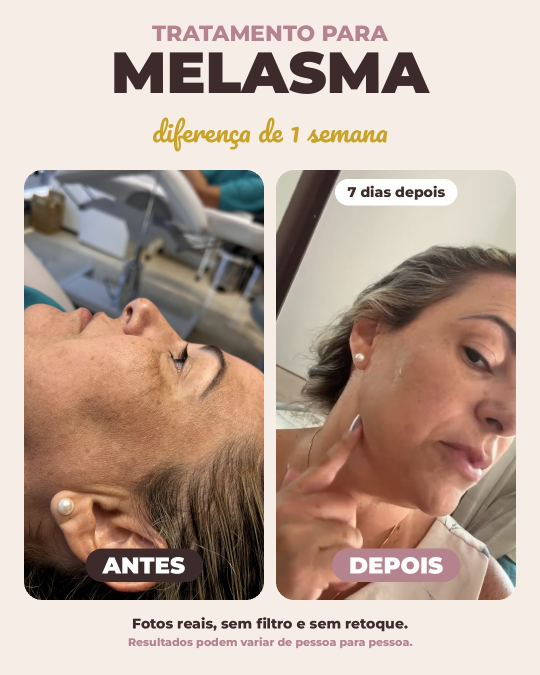
#> input picture antes-depois-melasma/post_feed_antes_depois.jpg, 1080 x 1350 px, given in place of logo_circle.png, which was not available (shown at 1/2 size)
$ python render.py ../../antes-depois-melasma/post_feed_antes_depois.jpg 5
#> lines starting #> are read from the running program, lines starting #| are printed output that depends on the picture; pictures that were not available may be replaced by others from this repository, and a replacement may not be noted
"""Motion video renderer: LÍDERES DO BRASIL × ADRIANO AMARAL (1080x1920, 30fps).

usage: python3 render.py <chunk_index> <n_chunks>   -> out/chunk_XX.mp4
       python3 render.py still <t> [t ...]           -> out/still_<t>.png
"""
import os, sys, math, subprocess, functools, json
import numpy as np
from PIL import Image, ImageDraw, ImageFont, ImageFilter

S = os.path.dirname(os.path.abspath(__file__))
W, H, FPS = 1080, 1920, 30
DUR = 118.5

WHITE = (255, 255, 255)
INDIGO = (66, 75, 149)
ACCENT = (110, 128, 255)
SOFT = (190, 198, 255)
NAVY = (7, 9, 26)

FD = '/usr/share/fonts/opentype/inter/InterDisplay-'


# ----------------------------------------------------------------- helpers
def clamp(x, a=0.0, b=1.0):
    return a if x < a else b if x > b else x

def eo(p):  # ease out cubic
    p = clamp(p); return 1 - (1 - p) ** 3

def ei(p):
    p = clamp(p); return p ** 3

def eio(p):
    p = clamp(p); return 4 * p ** 3 if p < .5 else 1 - (-2 * p + 2) ** 3 / 2

def eback(p):
    p = clamp(p); c1 = 1.70158; c3 = c1 + 1
    return 1 + c3 * (p - 1) ** 3 + c1 * (p - 1) ** 2

def lerp(a, b, p):
    return a + (b - a) * p

@functools.lru_cache(None)
def font(weight, size):
    return ImageFont.truetype(FD + weight + '.otf', int(size))

PAD = 26

# [87 lines left out: functions text_img, fit, alpha_img, put, reveal, pop, not called in this run]

def fade_in_out(t, t0, t1, din=0.4, dout=0.35):
    if t < t0 or t > t1 + dout: return 0.0
    return min(clamp((t - t0) / din), 1 - clamp((t - t1) / dout))

# [31 lines left out: functions hbar, rrect, pill, dots, not called in this run]


# ----------------------------------------------------------------- assets
LOGO = Image.open(os.path.join(S, 'assets/logo_circle.png')).convert('RGBA')
SYMBOL = Image.open(os.path.join(S, 'assets/logo_symbol.png')).convert('RGBA')
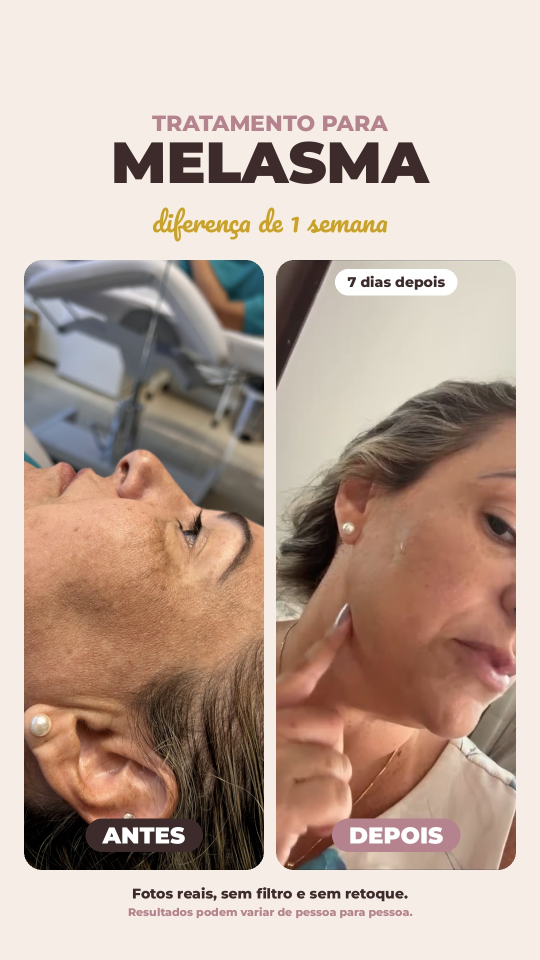
#> input picture antes-depois-melasma/stories_antes_depois.jpg, 1080 x 1920 px, given in place of logo_symbol.png, which was not available (shown at 1/2 size)

# [4 lines left out: function logo_sized, not called in this run]

def make_vignette():
    yy, xx = np.mgrid[0:H, 0:W].astype(np.float32)
    nx, ny = (xx - W / 2) / (W / 2), (yy - H / 2) / (H / 2)
    r = np.sqrt(nx ** 2 * 0.9 + ny ** 2 * 0.55)
    v = 1 - 0.55 * np.clip(r - 0.45, 0, 1) ** 1.6
    top = np.clip(1 - (yy / 420), 0, 1) ** 2 * 0.45
    bot = np.clip((yy - 1450) / 470, 0, 1) ** 1.5 * 0.55
    v = v * (1 - top) * (1 - bot)
    return Image.fromarray((np.clip(v, 0, 1) * 255).astype(np.uint8), 'L')
VIG = make_vignette()
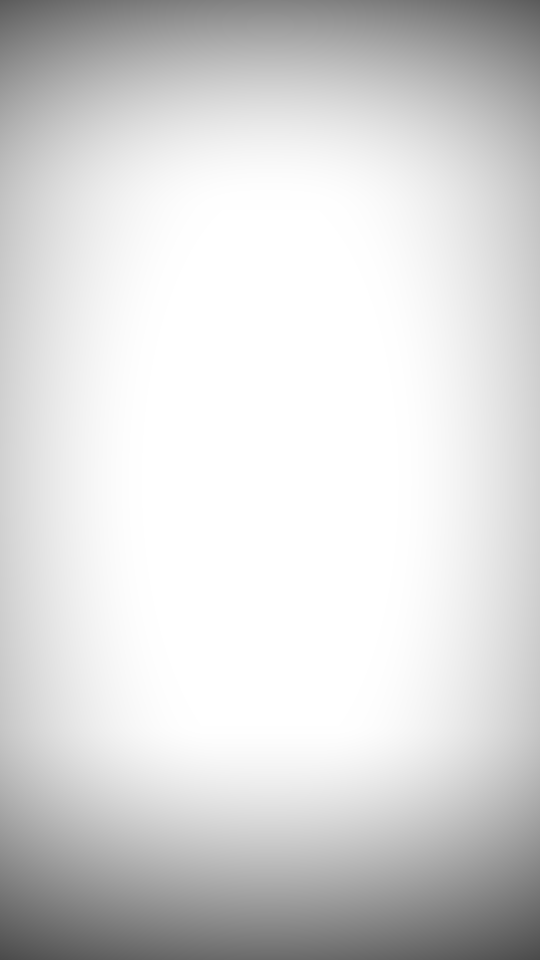
#> VIG: PIL image 1080x1920 L (shown at 1/2 size); min 74, max 255, mean 216.9
BLACK = Image.new('RGB', (W, H), (0, 0, 0))
#> BLACK: PIL image 1080x1920 RGB; every value is 0

def make_grid():
    im = Image.new('RGBA', (W, H + 90), (0, 0, 0, 0))
#> im: PIL image 1080x2010 RGBA; every value is 0
    d = ImageDraw.Draw(im)
    for x in range(0, W + 1, 90):
        d.line((x, 0, x, H + 90), fill=(140, 155, 255, 26), width=1)
    for y in range(0, H + 90, 90):
        d.line((0, y, W, y), fill=(140, 155, 255, 26), width=1)
    for x in range(0, W + 1, 90):
        for y in range(0, H + 90, 90):
            d.ellipse((x - 2, y - 2, x + 2, y + 2), fill=(170, 180, 255, 70))
    return im
GRID = make_grid()
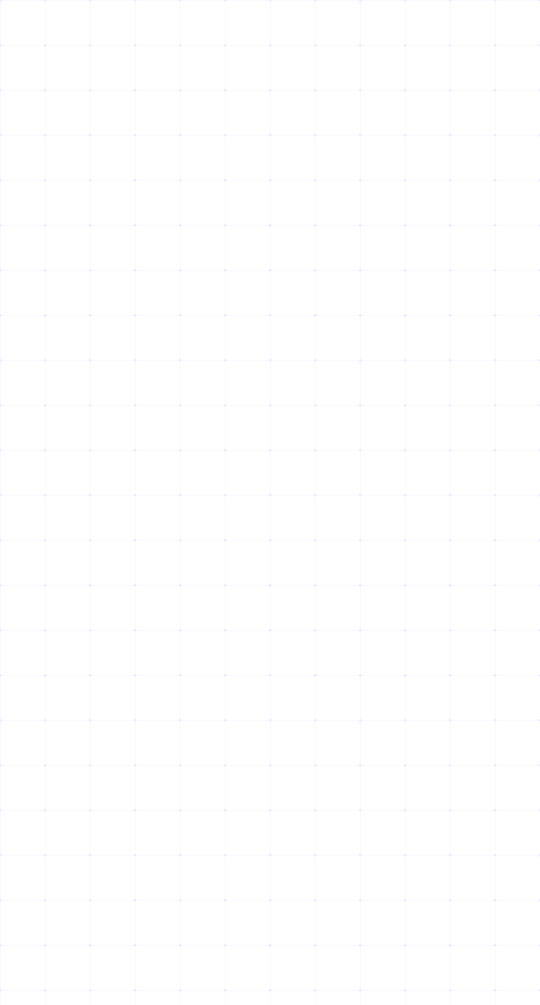
#> GRID: PIL image 1080x2010 RGBA (shown at 1/2 size); mean R, G, B, A 3.4, 3.8, 6.1, 0.7; transparent parts drawn white

def make_final_bg():
    yy, xx = np.mgrid[0:H, 0:W].astype(np.float32)
    d = np.sqrt(((xx - W / 2) / W) ** 2 + ((yy - 680) / H) ** 2)
    g = np.clip(1 - d * 1.9, 0, 1) ** 1.8
    base = np.array(NAVY, np.float32)
    glow = np.array((52, 62, 150), np.float32)
    img = base[None, None, :] * (1 - g[..., None]) + glow[None, None, :] * g[..., None]
    return Image.fromarray(img.clip(0, 255).astype(np.uint8), 'RGB')
FINAL_BG = make_final_bg()
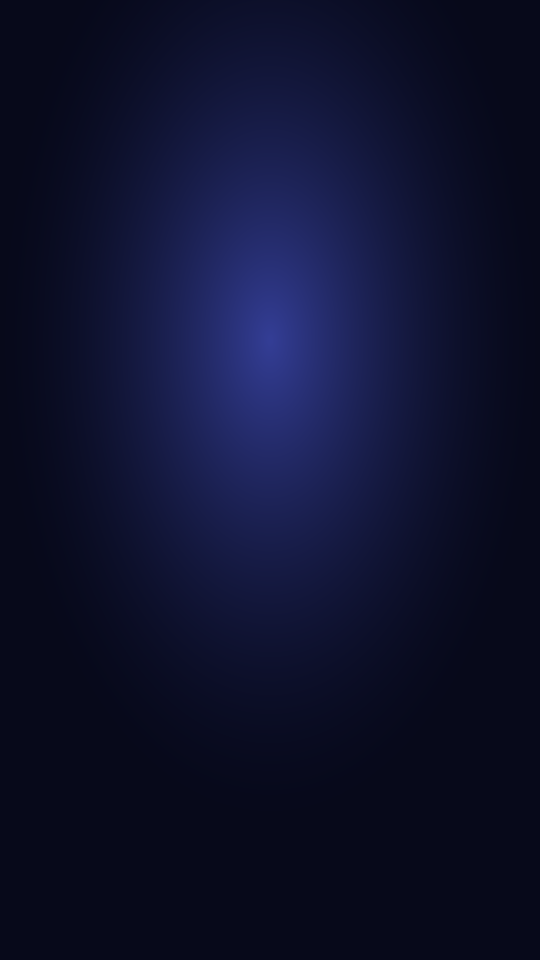
#> FINAL_BG: PIL image 1080x1920 RGB (shown at 1/2 size); mean R, G, B 13.9, 17.2, 45.5

def make_rings():
    im = Image.new('RGBA', (1400, 1400), (0, 0, 0, 0))
#> im: PIL image 1400x1400 RGBA; every value is 0
    d = ImageDraw.Draw(im)
    d.ellipse((2, 2, 1397, 1397), outline=(140, 155, 255, 255), width=4)
    return im
RING = make_rings()
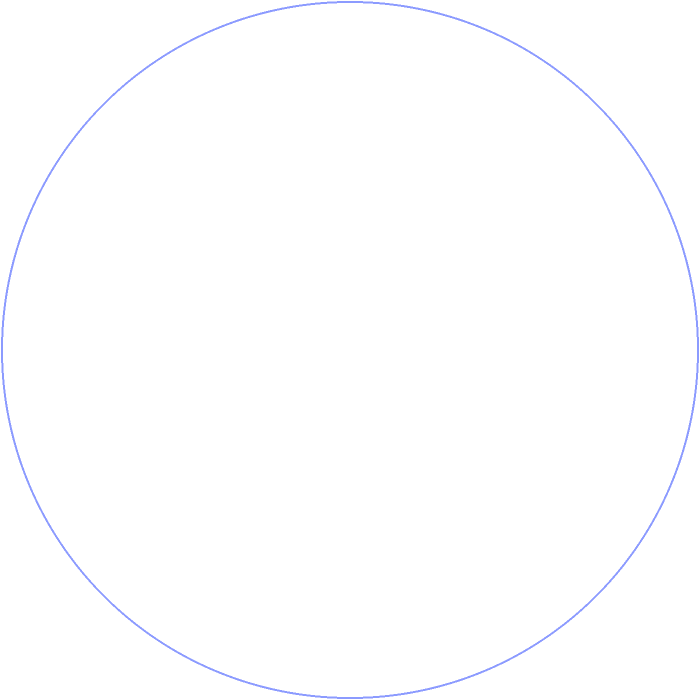
#> RING: PIL image 1400x1400 RGBA (shown at 1/2 size); mean R, G, B, A 1.2, 1.4, 2.2, 2.2; transparent parts drawn white

# [18 lines left out: functions glow_disc, grade_lut, not called in this run]

@functools.lru_cache(128)
def lut_for(dim_q):
    return grade_lut(dim_q / 100)


# ----------------------------------------------------------------- sources
class Reader:
    # [17 lines left out: functions __init__, get, not called in this run]

    def close(self):
        try: self.proc.kill()
        except Exception: pass


# [7 lines left out: function kb_frame, not called in this run]


# ----------------------------------------------------------------- timeline (edit seconds)
def L(clip, ss, sp, z=(1.0, 1.08), px=(0, 0), py=(0, 0)):
    return dict(clip=clip, ss=ss, sp=sp, z=z, px=px, py=py)

SEGS = [
    # S1 — abertura
    dict(t0=0.00, t1=3.90, l=L('7772', 0.2, 0.75, (1.14, 1.0), (0.2, -0.1)), dim=0.6, fadein=0.9, flash=False),
    dict(t0=3.90, t1=5.90, l=L('7769', 0.5, 0.8, (1.0, 1.1), (0, 0), (-0.3, -0.3)), dim=0.72),
    dict(t0=5.90, t1=8.20, l=L('7768', 2.0, 0.8, (1.12, 1.0), (0.1, 0.1), (-0.3, -0.3)), dim=0.72),
    dict(t0=8.20, t1=11.05, l=L('7769', 5.0, 0.8, (1.0, 1.1), (0, 0), (-0.3, -0.3)), dim=0.8),
    # S2 — apresentação
    dict(t0=11.05, t1=13.50, l=L('7772', 6.0, 0.75, (1.32, 1.2), (0.55, 0.5), (0.2, 0.15)), dim=0.82),
    dict(t0=13.50, t1=15.60, l=L('7771', 2.5, 0.8, (1.06, 1.16), (0, 0), (-0.2, -0.25)), dim=0.82),
    dict(t0=15.60, t1=19.75, split=(L('7772_2', 1.6, 0.6, (1.0, 1.08)), L('7771', 5.0, 0.6, (1.0, 1.08))),
         fy=(900, 790), dim=0.8),
    # S3 — estrutura
    dict(t0=19.75, t1=22.50, l=L('7774', 0.0, 0.85, (1.0, 1.12), (0.25, 0.25), (-0.1, -0.1)), dim=0.55, blur=2),
    dict(t0=22.50, t1=29.20, l=L('7774', 2.6, 0.49, (1.05, 1.28), (0, 0), (-0.05, -0.05)), dim=0.42, blur=4),
    dict(t0=29.20, t1=37.85, l=L('7772', 5.0, 0.7, (1.22, 1.1), (0.5, 0.45), (0.25, 0.2)), dim=0.48, blur=3),
    dict(t0=37.85, t1=47.05, l=L('7772_2', 0.0, 0.5, (1.0, 1.12), (0, 0), (0, -0.2)), dim=0.48, blur=3),
    dict(t0=47.05, t1=56.95, l=L('7772', 0.0, 0.48, (1.06, 1.16), (-0.4, 0.4), (0, 0)), dim=0.48, blur=3),
    # S4 — nova geração
    dict(t0=56.95, t1=61.85, l=L('7774', 3.0, 0.58, (1.3, 1.1), (0, 0), (-0.05, -0.05)), dim=0.42, blur=3, grid=True),
    dict(t0=61.85, t1=67.20, l=L('7769', 0.0, 1.0, (1.1, 1.2)), dim=0.36, blur=12, grid=True, tint=True),
    dict(t0=67.20, t1=71.45, l=L('7768', 0.0, 1.0, (1.1, 1.2)), dim=0.36, blur=12, grid=True, tint=True),
    dict(t0=71.45, t1=75.95, l=L('7771', 0.0, 1.0, (1.1, 1.2)), dim=0.36, blur=12, grid=True, tint=True),
    dict(t0=75.95, t1=80.70, l=L('7768', 4.3, 0.95, (1.1, 1.2)), dim=0.36, blur=12, grid=True, tint=True),
    dict(t0=80.70, t1=84.60, l=L('7769', 4.3, 1.0, (1.1, 1.2)), dim=0.36, blur=12, grid=True, tint=True),
    # S5 — conexão
    dict(t0=84.60, t1=85.55, l=L('7768', 1.0, 1.0, (1.18, 1.05), (0, 0), (-0.3, -0.3)), dim=0.55),
    dict(t0=85.55, t1=86.85, l=L('7769', 1.5, 1.0, (1.18, 1.05), (0, 0), (-0.2, -0.2)), dim=0.55),
    dict(t0=86.85, t1=87.50, l=L('7771', 3.0, 1.0, (1.18, 1.05), (0, 0), (-0.3, -0.3)), dim=0.55),
    dict(t0=87.50, t1=88.75, l=L('7774', 0.2, 1.0, (1.25, 1.1), (0.4, 0.4), (-0.2, -0.2)), dim=0.55),
    dict(t0=88.75, t1=89.90, l=L('7772', 8.5, 1.0, (1.35, 1.2), (0.3, 0.3), (0.2, 0.2)), dim=0.55),
    dict(t0=89.90, t1=90.95, l=L('7768', 6.5, 1.0, (1.18, 1.05), (0, 0), (-0.3, -0.3)), dim=0.55),
    dict(t0=90.95, t1=95.30, l=L('7769', 1.0, 0.75, (1.0, 1.12), (0, 0), (-0.35, -0.35)), dim=0.62),
    dict(t0=95.30, t1=99.60, l=L('7768', 5.9, 0.7, (1.0, 1.12), (0, 0), (-0.35, -0.35)), dim=0.62),
    # S6 — clímax
    dict(t0=99.60, t1=101.00, l=L('7772_2', 2.3, 0.6, (1.25, 1.12), (-0.3, -0.3), (0.0, 0.0)), dim=0.55),
    dict(t0=101.00, t1=102.30, l=L('7771', 3.0, 0.6, (1.25, 1.12), (0, 0), (-0.35, -0.35)), dim=0.55),
    dict(t0=102.30, t1=103.65, l=L('7769', 2.0, 0.6, (1.25, 1.12), (0, 0), (-0.35, -0.35)), dim=0.55),
    dict(t0=103.65, t1=108.10, l=L('7774', 0.3, 0.45, (1.0, 1.4), (0.3, 0.35), (-0.15, -0.25)), dim=(0.5, 0.0), blur=(0, 14)),
    # FINAL
    dict(t0=108.10, t1=DUR + 0.01, final=True),
]
SECTION_STARTS = [0.0, 11.05, 19.75, 56.95, 84.60, 99.60, 108.10]


# [4 lines left out: function seg_at, not called in this run]

def ramp(v, p):
    return lerp(v[0], v[1], p) if isinstance(v, tuple) else v


class BG:
    def __init__(self):
        self.cur = None; self.readers = []

    # [89 lines left out: functions frame, ov_s1, lower_third, ov_s2, not called in this run]

COMPANIES = ['Arthur D. Little', 'Magna Capital', 'ITEC', 'IDEA Corporate Minority Holdings',
             'Nia', 'Oasis Cloud', 'VennTure Capital', 'Engemega']

# [133 lines left out: functions ov_s3_intro, counter_str, card_classic, card_tech, tint_img, not called in this run]

CARDS_S3 = [
    dict(idx=0, t0=29.2, t1=37.85, name=['Arthur D. Little'], t_name=30.15,
         stat=dict(label_top='FUNDADA NO BRASIL EM', t_label_top=31.35, t=32.55, **{'from': 1950, 'to': 1972}, kind='year', dur=1.0),
         tags=[('GESTÃO ESTRATÉGICA', 35.45), ('CONSULTORIA', 36.8)], tag_y=1230),
    dict(idx=1, t0=37.85, t1=47.05, name=['Magna Capital'], t_name=38.4,
         desc=[('Gestão de ativos e', 40.3), ('viabilidade financeira', 41.5)],
         stat=dict(t=43.82, **{'from': 0, 'to': 1000}, kind='plus', dur=1.1,
                   label=[('projetos de viabilidade', 44.15), ('financeira realizados', 45.6)])),
    dict(idx=2, t0=47.05, t1=56.95, name=['ITEC'], t_name=47.38, name_size=170,
         desc=[('Engenharia de infraestrutura', 48.85), ('e gerenciamento de execução', 50.7)],
         stat=dict(t=53.78, **{'from': 0, 'to': 550}, kind='plus', dur=1.0,
                   label=[('projetos de', 54.95), ('infraestrutura', 55.55)])),
]
CARDS_S4 = [
    dict(idx=3, t0=61.85, t1=67.20, name=['IDEA Corporate', 'Minority Holdings'], t_name=62.15, name_size=110,
         desc='Participações em negócios estratégicos', desc_lines=['Participações em', 'negócios estratégicos'], t_desc=64.4, type_dur=1.6),
    dict(idx=4, t0=67.20, t1=71.45, name=['Nia'], t_name=67.48, name_size=230,
         desc='Desenvolvimento tecnológico e aplicações', desc_lines=['Desenvolvimento tecnológico', 'e aplicações'], t_desc=68.5, type_dur=1.8),
    dict(idx=5, t0=71.45, t1=75.95, name=['Oasis Cloud'], t_name=71.68,
         desc='Tecnologia e armazenamento digital', desc_lines=['Tecnologia e', 'armazenamento digital'], t_desc=73.3, type_dur=1.6),
    dict(idx=6, t0=75.95, t1=80.70, name=['VennTure', 'Capital'], t_name=76.24,
         desc='Finanças e boutique de investimentos', desc_lines=['Finanças e boutique', 'de investimentos'], t_desc=78.2, type_dur=1.6),
    dict(idx=7, t0=80.70, t1=84.60, name=['Engemega'], t_name=81.05,
         desc='Construção civil', desc_lines=['Construção civil'], t_desc=82.9, type_dur=0.8),
]

# [11 lines left out: function ov_s4_intro, not called in this run]

WORDS_S5 = [(84.69, 'EXPERIÊNCIA'), (85.62, 'INOVAÇÃO'), (86.9, 'CAPITAL'), (87.54, 'TECNOLOGIA'),
            (88.82, 'INFRAESTRUTURA'), (89.94, 'EMPREENDEDORISMO')]

# [30 lines left out: functions ov_s5, ov_s6, not called in this run]

PORTRAITS = [('7768', 2.0, 600, 640, 600, 'DAHER', 'PRESIDENTE'),
             ('7772', 1.0, 520, 800, 560, 'CLÁUDIA', 'VICE-PRESIDENTE'),
             ('7769', 2.0, 510, 760, 640, 'PEDRO', 'SÓCIO')]
PSZ = 168

# [94 lines left out: functions portrait_imgs, name_tag, ov_final, overlays, render_range, chunks, not called in this run]


if __name__ == '__main__':
    os.makedirs(os.path.join(S, 'out'), exist_ok=True)
    if sys.argv[1] == 'still':
        for ts in sys.argv[2:]:
            T = float(ts); bg = BG(); c, s, tau = bg.frame(T); overlays(c, T)
            c.convert('RGB').save(os.path.join(S, 'out', f'still_{T:06.2f}.jpg'), quality=88)
            for r in bg.readers: r.close()
    else:
#> (the run stopped early here; a loop or call above may not have finished)
